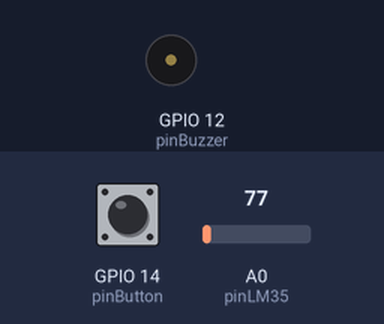
A sketch run on a simulated ESP8266 (NodeMCU). Shown: buzzer (waves = sounding). The inputs (shaded band) are chosen by the test bench; at power-on: A0 (pinLM35) = 77, GPIO 14 (pinButton) HIGH. WiFi joins after 1.5 s; servers stay silent unless stated; no MQTT or app messages arrive unless stated; what the sketch prints to the serial monitor is not drawn.

Above: at 2.7 s.
2.8 s: A0 (pinLM35) set to 95
4.3 s: A0 (pinLM35) set to 112
At 4.5 s:
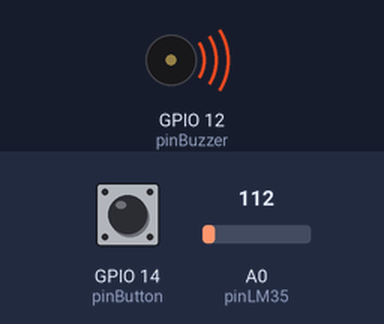
7.3 s: A0 (pinLM35) set to 92
At 8.3 s:
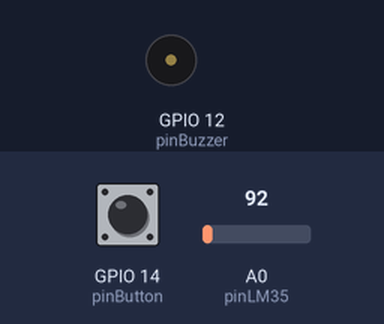
8.8 s: GPIO 14 (pinButton) pulled LOW for 1 s
At 9.0 s:
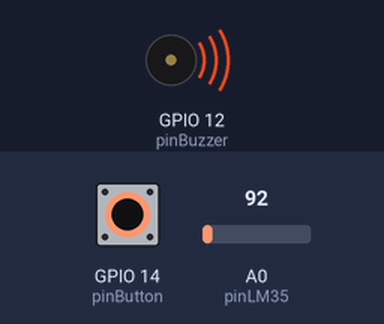
11.8 s: GPIO 14 (pinButton) pulled LOW for 3.2 s
At 15.4 s:
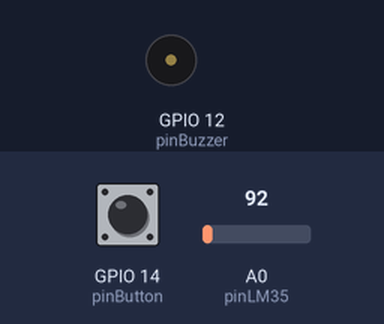
Timing chart, 0 to 16.9 s (numbered marks = the images above; inputs shaded):
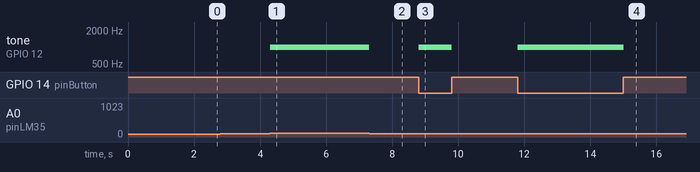

The sketch:

c213_projeto2.ino
```cpp
#include <ESP8266WiFi.h>
#include <PubSubClient.h>

// Substitua com o nome da sua rede Wi-Fi
const char* ssid = "WLL-Inatel";
// Substitua com a senha da sua rede Wi-Fi
const char* password = "inatelsemfio";
// Dados do MQTT
const char* mqtt_server = "broker.emqx.io";
const int mqtt_port = 1883; // Porta padrão para MQTT não seguro

WiFiClient espClient;
PubSubClient client(espClient);

const int pinButton = 14; // GPIO14
const int pinBuzzer = 12; // GPIO12
const int pinLM35 = A0;   // Pino analógico para o sensor LM35

void setup() {
  Serial.begin(9600);

  // Configuração do Wi-Fi
  setup_wifi();

  // Configuração do cliente MQTT
  client.setServer(mqtt_server, mqtt_port);

  pinMode(pinButton, INPUT_PULLUP);
  pinMode(pinBuzzer, OUTPUT);
  pinMode(pinLM35, INPUT);  // Configurar pino do LM35 como entrada
}

void loop() {
  if (!client.connected()) {
    reconnect();
  }
  client.loop();

  float temperature = readTemperature();
  if (temperature > 33) {
    char tempMsg[50];
    sprintf(tempMsg, "Temperatura alta: %.2f°C", temperature);
    // Enviar mensagem para o broker MQTT com a temperatura exata
    client.publish("temperatura/alerta", tempMsg);

    // Acionar o buzzer
    tone(pinBuzzer, 1000); // Ligar o buzzer
    delay(200);
    noTone(pinBuzzer);     // Desligar o buzzer
  }

  if (digitalRead(pinButton) == LOW) {
    tone(pinBuzzer, 1000);
    delay(200);
    noTone(pinBuzzer);

    client.publish("botao/teste", "Botão pressionado");
  }
}

float readTemperature() {
  int reading = analogRead(pinLM35);
  float voltage = reading * (3.3 / 1024.0);
  return voltage * 100.0;  // Conversão para Celsius
}

void setup_wifi() {
  delay(10);
  Serial.println();
  Serial.print("Conectando-se a ");
  Serial.println(ssid);

  WiFi.begin(ssid, password);

  while (WiFi.status() != WL_CONNECTED) {
    delay(500);
    Serial.print(".");
  }

  Serial.println("");
  Serial.println("WiFi conectado");
  Serial.println("Endereço IP: ");
  Serial.println(WiFi.localIP());
}

void reconnect() {
  while (!client.connected()) {
    Serial.print("Tentando conexão MQTT...");
    if (client.connect("ESP8266Client")) {
      Serial.println("conectado");
    } else {
      Serial.print("falha, rc=");
      Serial.print(client.state());
      Serial.println(" tentando novamente em 5 segundos");
      delay(5000);
    }
  }
}
```

Measured:
- the behaviour switches between 102 and 103 on A0 (pinLM35) (found by bisection; images 0 and 1)
- after the input at 2.8 s, every drawn part: stays the same
- after the input at 4.3 s, tone on GPIO 12 (pinBuzzer): silent → 1000 Hz at once
- after the input at 7.3 s, tone on GPIO 12 (pinBuzzer): 1000 Hz → silent at once
- after the input at 8.8 s, tone on GPIO 12 (pinBuzzer): silent → 1000 Hz at once, → silent 1.0 s later
- after the input at 11.8 s, tone on GPIO 12 (pinBuzzer): silent → 1000 Hz at once, → silent 3.2 s later
